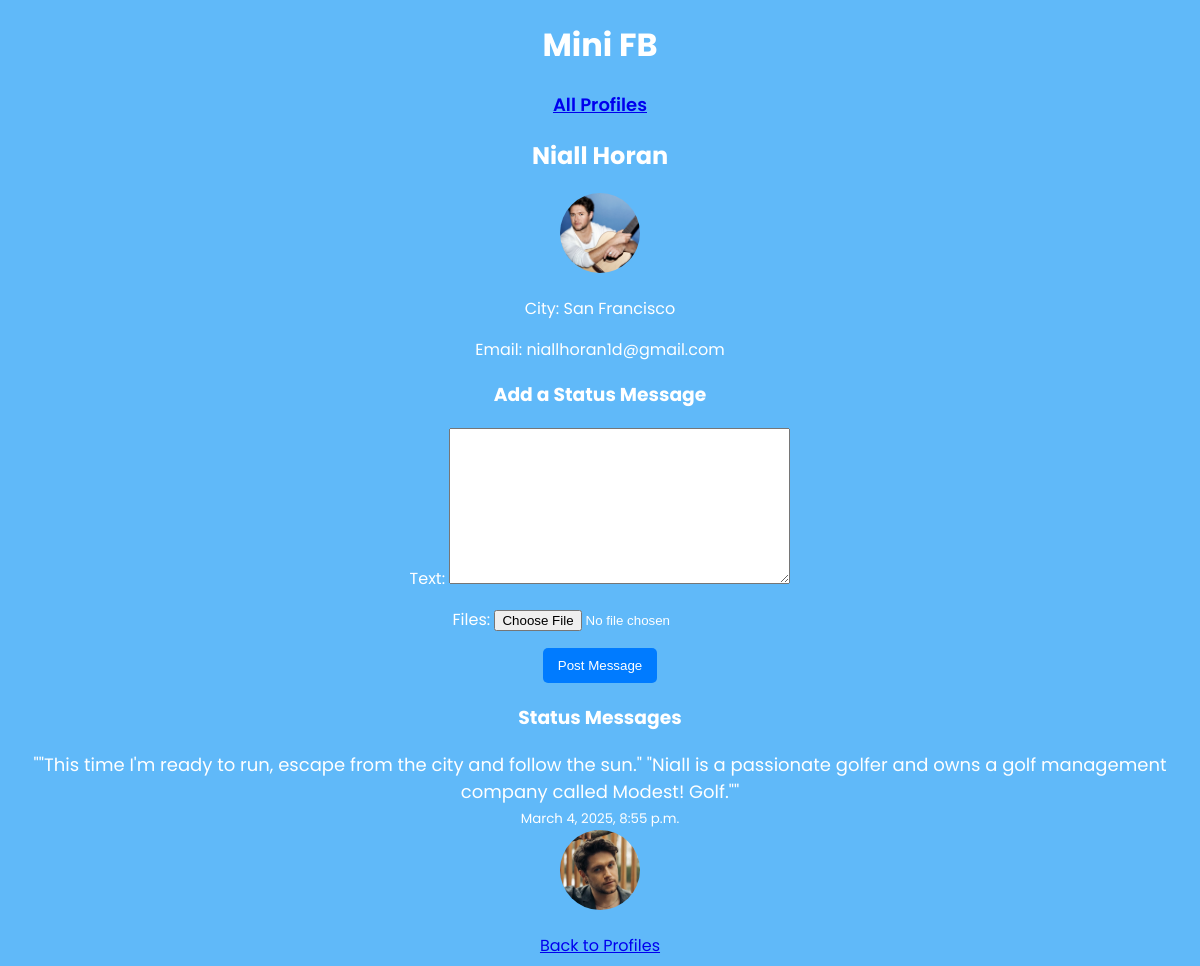
The page /mini_fb/profile/3/ on the database its author committed.
### mini_fb/models.py (models this page shows, shortened)
class Profile(models.Model):
    first_name = models.CharField(max_length=50, blank=False)
    last_name = models.CharField(max_length=50, blank=False)
    city = models.CharField(max_length=100, blank=True)
    email = models.EmailField(unique=True)
    image_file = models.ImageField(blank=True)

class StatusMessage(models.Model):
    profile = models.ForeignKey(Profile, on_delete=models.CASCADE)
    text = models.TextField()
    created_at = models.DateTimeField(auto_now_add=True)

class StatusImage(models.Model):
    status_message = models.ForeignKey(StatusMessage, on_delete=models.CASCADE)
    image = models.ForeignKey(Image, on_delete=models.CASCADE)

class Image(models.Model):
    profile = models.ForeignKey(Profile, on_delete=models.CASCADE)
    image_file = models.ImageField(upload_to='images/')
    uploaded_at = models.DateTimeField(auto_now_add=True)

### mini_fb/views.py (the view, shortened to what this page needs)
# urls.py: path("profile/<int:pk>/", ShowProfilePageView.as_view(), name="show_profile"), #route to display individual profile pages
class ShowProfilePageView(DetailView):
    model = Profile
    template_name = "mini_fb/show_profile.html"
    context_object_name = "profile"
    def get_context_data(self, **kwargs):
        context = super().get_context_data(**kwargs)
        context["status_messages"] = self.object.statusmessage_set.all()  # Corrected to use related_name
        context["form"] = CreateStatusMessageForm()  # Pass the form to the template
        return context

### mini_fb/forms.py
class CreateStatusMessageForm(forms.ModelForm):
    class Meta:
        model = StatusMessage
        fields = ['text']
    files = forms.FileField(required=False)

### mini_fb/templates/mini_fb/show_profile.html (shortened to what this page needs)
{% extends "mini_fb/base.html" %}
{% block content %}
<h2>{{ profile.first_name }} {{ profile.last_name }}</h2>
{% if profile.image_file %}
    <img src="{{ profile.image_file.url }}" alt="{{ profile.first_name }}'s Profile Picture" width="150" height="150">
{% else %}
    <p>No profile picture available.</p>
{% endif %}
<p>City: {{ profile.city }}</p>
<p>Email: {{ profile.email }}</p>
<h3>Add a Status Message</h3>
<form method="post" enctype="multipart/form-data" style="margin-bottom: 20px;">
    {{ form.as_p }}
    <button type="submit" style="background-color: #007bff; color: white; border: none; padding: 10px 15px; border-radius: 5px; cursor: pointer;">
        Post Message
    </button>
</form>
<h3>Status Messages</h3>
{% if status_messages %}
    <ul style="list-style-type: none; padding: 0;">
        {% for status in status_messages %}
            <li>
                <p style="font-size: 18px; margin: 0;">"{{ status.text }}"</p>
                <small>{{ status.created_at|date:"F j, Y, g:i a" }}</small>
                {% if status.statusimage_set.all %}
                    <div>
                        {% for status_image in status.statusimage_set.all %}
                            <img src="{{ status_image.image.image_file.url }}" alt="Status Image" width="200">
                        {% endfor %}
                    </div>
                {% else %}
                    <p>No images attached.</p>
                {% endif %}
            </li>
        {% endfor %}
    </ul>
{% else %}
    <p>No status messages yet.</p>
{% endif %}
<a href="{% url 'show_all_profiles' %}">Back to Profiles</a>
{% endblock %}

### static/css/styles-minifb.css (style rules this page uses)
body { font-family: 'Poppins', sans-serif; background-color: #60b9f9; color: white; text-align: center; }
h1, h2 { font-weight: 700; }
img { border-radius: 50%; width: 80px; height: 80px; object-fit: cover; }

### rows shown on the page
Profile: first_name "Niall", last_name "Horan", image_file (picture), city "San Francisco", email "niallhoran1d@gmail.com"
StatusMessage: text "\"This time I'm ready to run, escape from the city and follow the sun.\" \"Niall is a passionate golfer and owns a golf management company called Modest! Golf.\"", created_at "March 4, 2025, 8:55 p.m."
StatusImage: image.image_file (picture)
